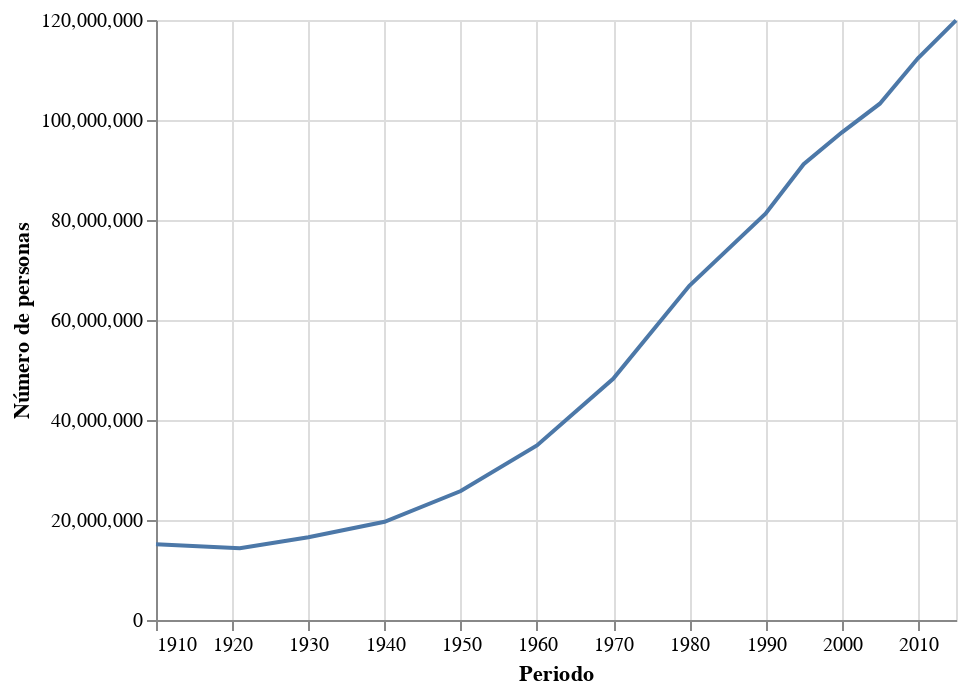

Notebook code cell kept with this figure:
### Markdown cell above
{{site.data.alerts.tip}} `pd.to_datetime` es un método de `pandas` que toma una serie de datos y la transforma a una serie de fechas (oséa una serie de datos de tipo `datetime`), `pandas` hace lo mejor que pueda para deducir el formato en el que se encuentran tus datos pero si lo sabes es mejor. En este caso es '%Y' porque nuestros datos son de 4 dígitos representando un año cada uno. {{site.data.alerts.end}}

### Code cell
alt.Chart(datos).mark_line().encode(
    x = 'Periodo:T',
    y = 'Número de personas:Q',
)

### Figure 1 — Vega-Lite specification as saved in the notebook (floating-point values rounded to 4 significant figures)
{"$schema": "https://vega.github.io/schema/vega-lite/v2.6.0.json", "config": {"view": {"height": 300, "width": 400}}, "data": {"name": "data-1693b45c29db1e7af6744f1f5a3d8b25"}, "datasets": {"data-1693b45c29db1e7af6744f1f5a3d8b25": [{"Número de personas": 15160369, "Periodo": "1910-01-01T00:00:00"}, {"Número de personas": 14334780, "Periodo": "1921-01-01T00:00:00"}, {"Número de personas": 16552722, "Periodo": "1930-01-01T00:00:00"}, {"Número de personas": 19653552, "Periodo": "1940-01-01T00:00:00"}, {"Número de personas": 25791017, "Periodo": "1950-01-01T00:00:00"}, {"Número de personas": 34923129, "Periodo": "1960-01-01T00:00:00"}, {"Número de personas": 48225238, "Periodo": "1970-01-01T00:00:00"}, {"Número de personas": 66846833, "Periodo": "1980-01-01T00:00:00"}, {"Número de personas": 81249645, "Periodo": "1990-01-01T00:00:00"}, {"Número de personas": 91158290, "Periodo": "1995-01-01T00:00:00"}, {"Número de personas": 97483412, "Periodo": "2000-01-01T00:00:00"}, {"Número de personas": 103263388, "Periodo": "2005-01-01T00:00:00"}, {"Número de personas": 112336538, "Periodo": "2010-01-01T00:00:00"}, {"Número de personas": 119938473, "Periodo": "2015-01-01T00:00:00"}]}, "encoding": {"x": {"field": "Periodo", "type": "temporal"}, "y": {"field": "Número de personas", "type": "quantitative"}}, "mark": "line"}
